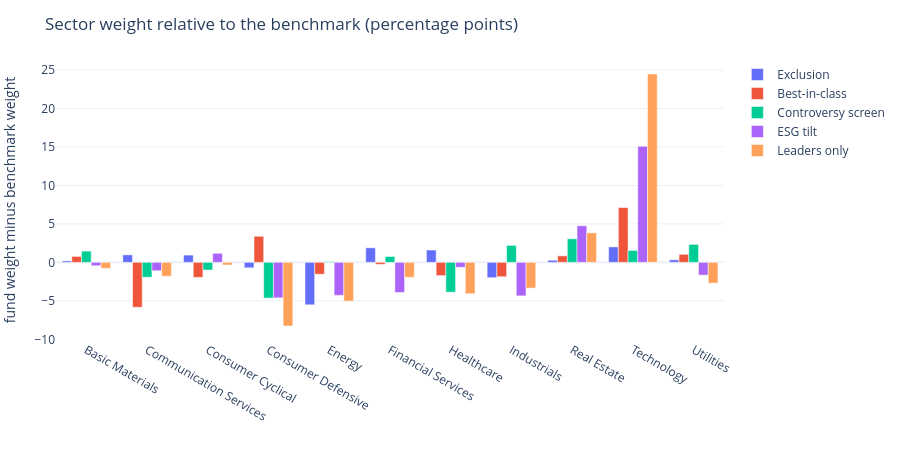

The notebook cell saved with this chart:
### Markdown cell above
Read down the columns, not across the rows.

* **Best-in-class keeps oil and gas.** It excludes no sector by design, so it
  holds the lower-risk half of the Energy sector — nine companies, about 4% of the
  fund. Under its own rule that is not a breach; it is the point. A member who
  assumed "sustainable" meant "no fossil fuels" has bought something else.
* **The controversy screen removes more than half the market.** It drops only
  87 companies, but they carry about 55% of the benchmark's weight: most of the
  largest companies in the market carry a significant controversy. Utilities and
  real estate are barely touched, so they gain weight — and with utilities comes
  fossil-fired generation. Under the broad definition in Section 6 this fund ends
  up with **more** fossil exposure than the market: about 10.7% against 8.4%.
* **Leaders-only has the lowest ESG risk of all, and is a technology fund.** More
  than 40% of it sits in one sector, against about 18% for the benchmark. Part of
  what looks like an ESG result is a sector bet.

Each fund is excellent on the dimension its rule targets and unremarkable, or
worse, on the others. That is the same composition result Lab 9a found in the
super panel, now produced deliberately.

### Code cell
sectors = pd.DataFrame({f: 100 * funds[f].groupby(u["Sector"]).sum() for f in funds})
tilt = sectors.drop(columns="Benchmark").sub(sectors["Benchmark"], axis=0)
fig = go.Figure()
for f in tilt.columns:
    fig.add_trace(go.Bar(name=f, x=tilt.index, y=tilt[f]))
fig.update_layout(barmode="group", height=460,
                  title="Sector weight relative to the benchmark (percentage points)",
                  yaxis_title="fund weight minus benchmark weight",
                  margin=dict(l=10, r=20, t=60, b=120))
fig.show()

### Figure 1 — Plotly figure (JSON) as saved in the notebook; plotly's stock layout.template omitted (floating-point values rounded to 4 significant figures)
{"data": [{"name": "Exclusion", "type": "bar", "x": ["Basic Materials", "Communication Services", "Consumer Cyclical", "Consumer Defensive", "Energy", "Financial Services", "Healthcare", "Industrials", "Real Estate", "Technology", "Utilities"], "y": [0.1893, 0.9743, 0.9449, -0.7099, -5.518, 1.893, 1.6, -1.997, 0.2796, 2.013, 0.3306]}, {"name": "Best-in-class", "type": "bar", "x": ["Basic Materials", "Communication Services", "Consumer Cyclical", "Consumer Defensive", "Energy", "Financial Services", "Healthcare", "Industrials", "Real Estate", "Technology", "Utilities"], "y": [0.7726, -5.834, -1.95, 3.388, -1.54, -0.2572, -1.726, -1.866, 0.8511, 7.119, 1.043]}, {"name": "Controversy screen", "type": "bar", "x": ["Basic Materials", "Communication Services", "Consumer Cyclical", "Consumer Defensive", "Energy", "Financial Services", "Healthcare", "Industrials", "Real Estate", "Technology", "Utilities"], "y": [1.46, -1.94, -0.9926, -4.644, 0.09096, 0.7605, -3.873, 2.201, 3.063, 1.54, 2.334]}, {"name": "ESG tilt", "type": "bar", "x": ["Basic Materials", "Communication Services", "Consumer Cyclical", "Consumer Defensive", "Energy", "Financial Services", "Healthcare", "Industrials", "Real Estate", "Technology", "Utilities"], "y": [-0.4423, -1.094, 1.176, -4.614, -4.286, -3.914, -0.6441, -4.355, 4.752, 15.08, -1.659]}, {"name": "Leaders only", "type": "bar", "x": ["Basic Materials", "Communication Services", "Consumer Cyclical", "Consumer Defensive", "Energy", "Financial Services", "Healthcare", "Industrials", "Real Estate", "Technology", "Utilities"], "y": [-0.7753, -1.809, -0.3446, -8.272, -5.043, -1.942, -4.081, -3.346, 3.836, 24.48, -2.702]}], "layout": {"barmode": "group", "height": 460, "margin": {"b": 120, "l": 10, "r": 20, "t": 60}, "title": {"text": "Sector weight relative to the benchmark (percentage points)"}, "yaxis": {"title": {"text": "fund weight minus benchmark weight"}}}}
